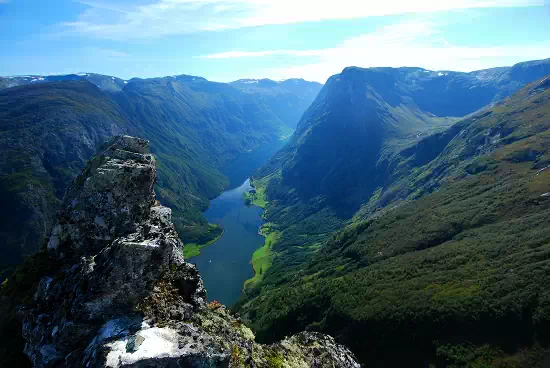
#> input picture services/resource/tests/fixtures/sample.webp, 550 x 368 px
$ python -i margin_cropper.py   (imports and definitions only)
#> lines starting #> are read from the running program, lines starting #| are printed output that depends on the picture; after the words box and inside, x2 and y2 are one past the last pixel; in counts of white or black regions, pixels touching at a corner belong together
#> further down, picture is the input picture: shape (368, 550, 3); mean B, G, R 117.9, 100.8, 69.2
import cv2


def get_margin_crop_area(image, min_area_ratio=0.8):
#> called with min_area_ratio = 0.8
    height, width = image.shape[:2]
#> height = 368; width = 550
    total_area = height * width
#> total_area = 202400

    gray_image = cv2.cvtColor(image, cv2.COLOR_BGR2GRAY)
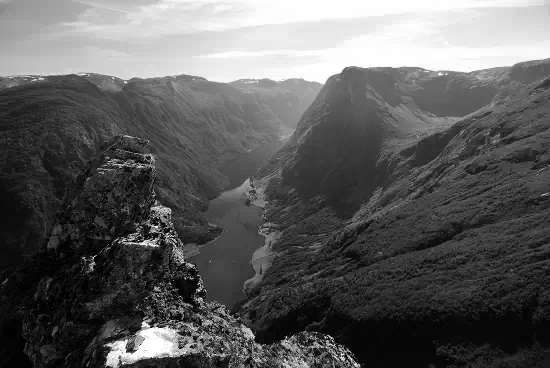
#> gray_image: shape (368, 550); min 0, max 255, mean 93.3
    _, binary_image = cv2.threshold(gray_image, 1, 255, cv2.THRESH_BINARY)
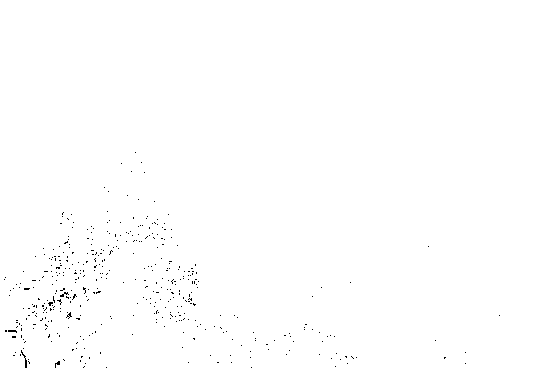
#> binary_image: shape (368, 550); 99.6% white; black in thin lines or dots, all inside (x1, y1, x2, y2) = (4, 152, 500, 368)

    # Aplicar operações morfológicas para melhorar continuidade
    # kernel = cv2.getStructuringElement(cv2.MORPH_RECT, (3, 3))  # Ajuste o tamanho do kernel se necessário
    # morphed_image = cv2.morphologyEx(binary_image, cv2.MORPH_DILATE, kernel)

    borders = cv2.Canny(binary_image, 50, 150)
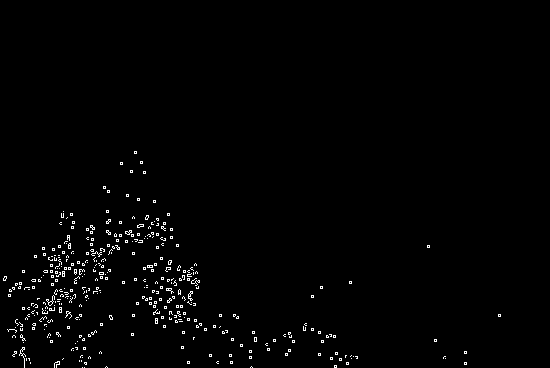
#> borders: shape (368, 550); 1.3% white in thin lines or dots, all inside (x1, y1, x2, y2) = (3, 151, 501, 368)

    contours, _ = cv2.findContours(borders, cv2.RETR_EXTERNAL, cv2.CHAIN_APPROX_SIMPLE)
#> contours = 383 contours, all with area under 20

    rectangles = []
    for contour in contours:
        x, y, w, h = cv2.boundingRect(contour)
        area = w * h
        rectangles.append((x, y, w, h, area))
#> this loop made 383 passes
#> (x, y, w, h, area) on passes 13, 39, 47: (54, 361, 6, 7, 42), (12, 351, 5, 6, 30), (19, 347, 7, 21, 147)
#> after the loop, rectangles = 383 items, first 6: (84, 367, 1, 1, 1), (82, 367, 1, 1, 1), (250, 366, 3, 2, 6), (105, 366, 3, 2, 6), (334, 365, 3, 3, 9), (464, 362, 3, 3, 9)

    rectangles = sorted(rectangles, key=lambda r: r[4], reverse=True)
#> rectangles = 383 items, first 6: (19, 347, 7, 21, 147), (46, 295, 9, 11, 99), (191, 278, 9, 8, 72), (91, 251, 11, 6, 66), (65, 311, 7, 8, 56), (188, 291, 5, 10, 50)
    valid_rectangles = list(filter(lambda x: x[4] > (total_area*min_area_ratio), rectangles))
#> valid_rectangles = []

    if not valid_rectangles:
        return None

    x, y, w, h, area = valid_rectangles[-1]
    crop_margin = 5
    x += crop_margin
    w -= 2*crop_margin
    h -= 2*crop_margin
    if w <= 0 or h <= 0:
        return None
    return [x, y, w, h]

>>> import cv2
>>> picture = cv2.imread('../../tests/fixtures/sample.webp')
>>> result = get_margin_crop_area(picture)
